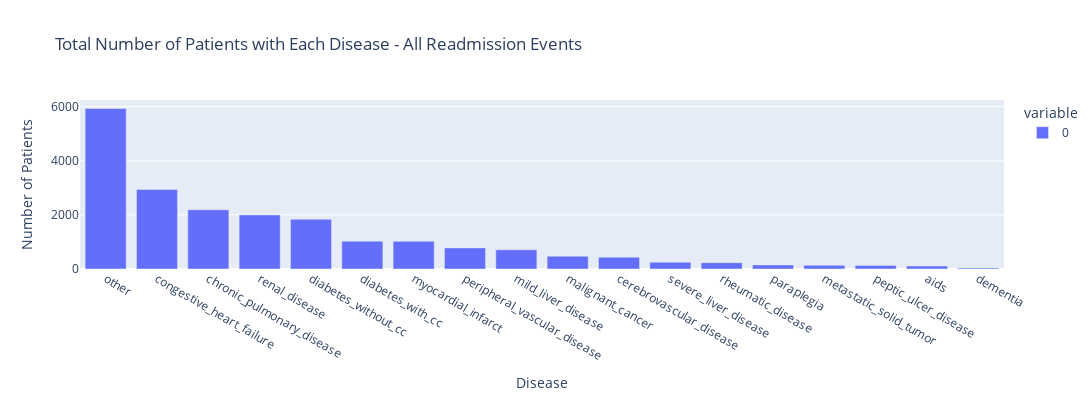

The cell this chart's notebook holds for it:
### Code cell
disease_counts = disease_df.sum().sort_values(ascending=False)

px.bar(disease_counts,
    title='Total Number of Patients with Each Disease - All Readmission Events',
    labels={'index': 'Disease', 'value': 'Number of Patients'},
    width=1200,
    height=400
).update_layout(xaxis_title='Disease', yaxis_title='Number of Patients').show()

### Figure 1 — Plotly figure (JSON) as saved in the notebook; plotly's stock layout.template omitted (floating-point values rounded to 4 significant figures)
{"data": [{"hovertemplate": "variable=0<br>Disease=%{x}<br>Number of Patients=%{y}<extra></extra>", "legendgroup": "0", "marker": {"color": "#636efa", "pattern": {"shape": ""}}, "name": "0", "orientation": "v", "showlegend": true, "textposition": "auto", "type": "bar", "x": ["other", "congestive_heart_failure", "chronic_pulmonary_disease", "renal_disease", "diabetes_without_cc", "diabetes_with_cc", "myocardial_infarct", "peripheral_vascular_disease", "mild_liver_disease", "malignant_cancer", "cerebrovascular_disease", "severe_liver_disease", "rheumatic_disease", "paraplegia", "metastatic_solid_tumor", "peptic_ulcer_disease", "aids", "dementia"], "xaxis": "x", "y": [5938, 2941, 2190, 2001, 1838, 1029, 1024, 781, 710, 474, 438, 250, 233, 151, 138, 134, 109, 40], "yaxis": "y"}], "layout": {"barmode": "relative", "height": 400, "legend": {"title": {"text": "variable"}, "tracegroupgap": 0}, "title": {"text": "Total Number of Patients with Each Disease - All Readmission Events"}, "width": 1200, "xaxis": {"anchor": "y", "domain": [0, 1], "title": {"text": "Disease"}}, "yaxis": {"anchor": "x", "domain": [0, 1], "title": {"text": "Number of Patients"}}}}
